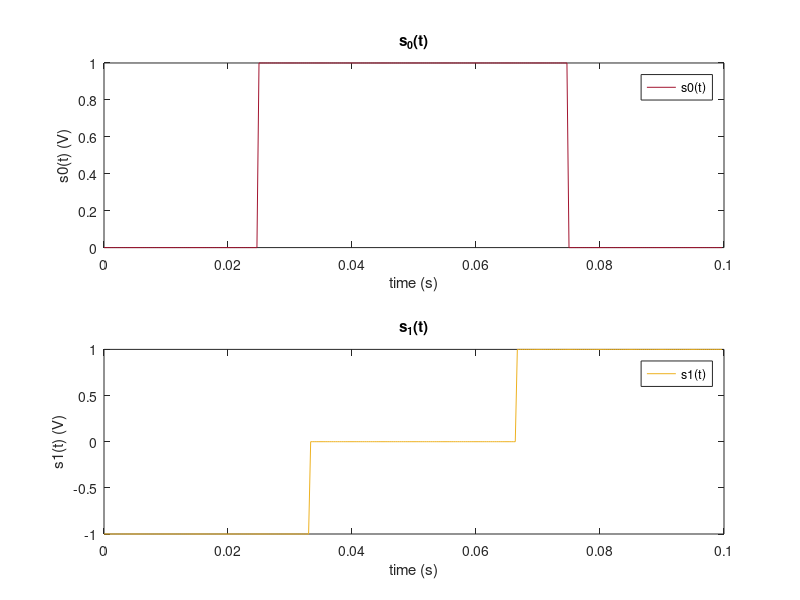
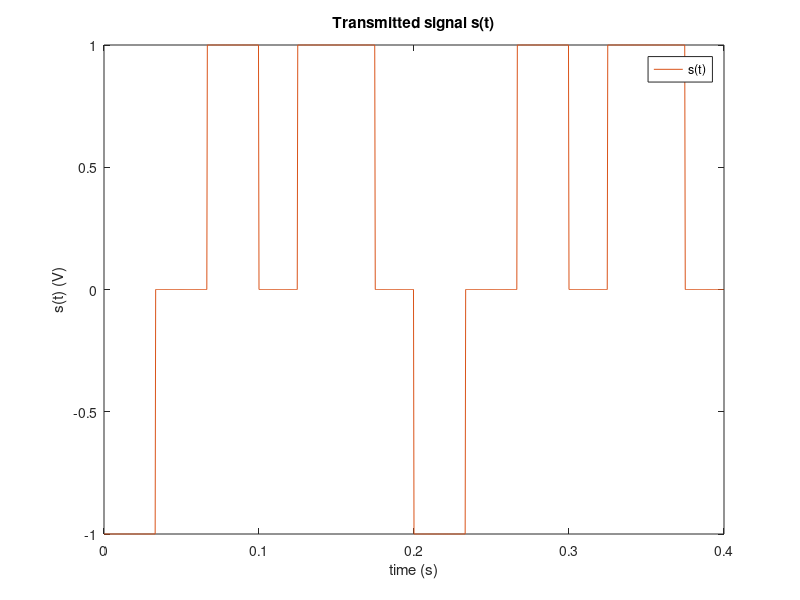
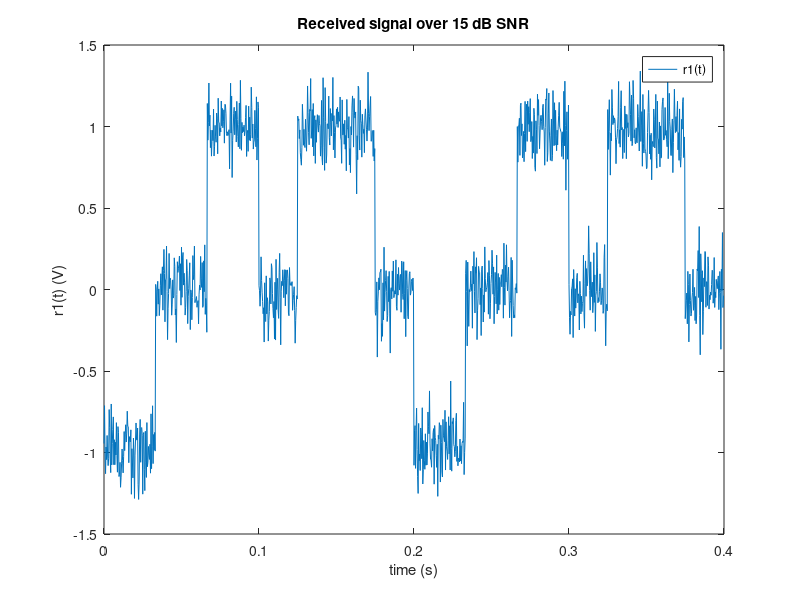
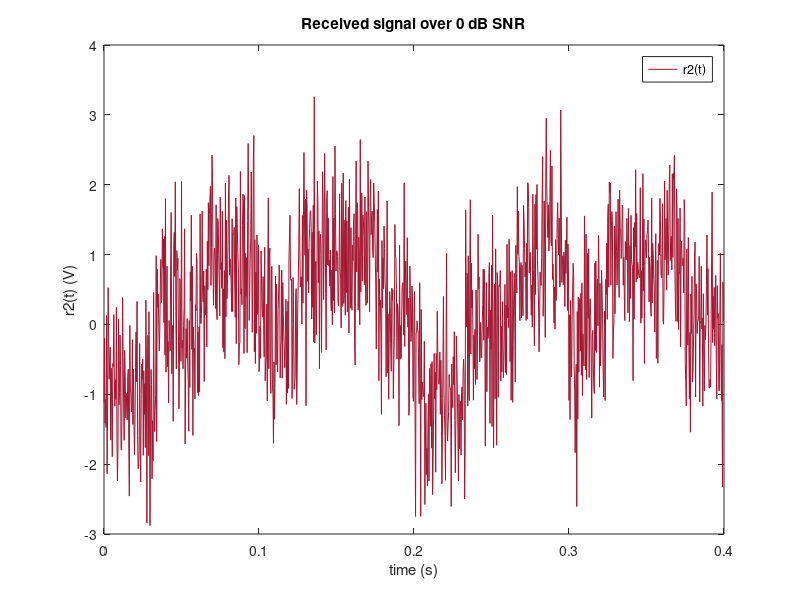

Source code (MATLAB) for these figures, in order:
clc;
clear all;
close all;
%% step a
Fs = 3000;
Td = 0.4;
Ts = 1/Fs;
t=0:Ts:(Td-Ts);
%% step b
N = 4;
Tb=Td/N;
%% step c
s0=[zeros(1,Tb/(4*Ts)) ones(1,Tb/(4*Ts)) ones(1,Tb/(4*Ts)) zeros(1,Tb/(4*Ts))];
s1=[(-1)*(ones(1,Tb/(3*Ts))) zeros(1,Tb/(3*Ts)) ones(1,Tb/(3*Ts))];

figure(1)
subplot(211)
plot(0:Ts:Tb-Ts,s0,"color","#A2142F");
xlabel("time (s)");
ylabel("s0(t) (V)");
legend("s0(t)");
title("s_0(t)");
subplot(212)
plot(0:Ts:Tb-Ts,s1,"color","#EDB120");
xlabel("time (s)");
ylabel("s1(t) (V)");
legend("s1(t)");
title("s_1(t)");
%% step d
b=[1 0 1 0];
st = [];
for k=1:length(b)
    if (b(k)==0)
        st =[st s0];
    else
        st =[st s1];
    end
end

figure(2)
plot(t,st,"color","#D95319");
xlabel("time (s)");
ylabel("s(t) (V)");
legend("s(t)");
title("Transmitted signal s(t)");
%% step e
Pavg= sum(abs(st).^2)/length(st);
display(Pavg);
%% step f
% r(t) = s(t) + n(t)
%% step g
snr_db=[15 0];
snr_lin(1)=10^(0.1*snr_db(1));
snr_lin(2)=10^(0.1*snr_db(2));
var(1)=Pavg/snr_lin(1);
var(2)=Pavg/snr_lin(2);
awgn1=sqrt(var(1))*randn(1,length(st));
awgn2=sqrt(var(2))*randn(1,length(st));
rt1 = st + awgn1;
rt2 = st + awgn2;

figure(3)
plot(t,rt1,"color","#0072BD");
xlabel("time (s)");
ylabel("r1(t) (V)");
legend("r1(t)");
title("Received signal over 15 dB SNR");

figure(4)
plot(t,rt2,"color","#A2142F");
xlabel("time (s)");
ylabel("r2(t) (V)");
legend("r2(t)");
title("Received signal over 0 dB SNR");
%% step h
Wb=Tb/Ts; % step i
r10=[];
r11=[];
r20=[];
r21=[];
for k=1:N
    sum10=0;
    sum11=0;
    sum20=0;
    sum21=0;
    for n=((k-1)*Wb+1):k*Wb
        sum10 = sum10+rt1(n).*s0((n-(k-1)*Wb));
        sum11 = sum11+rt1(n).*s1((n-(k-1)*Wb));
        sum20 = sum20+rt2(n).*s0((n-(k-1)*Wb));
        sum21 = sum21+rt2(n).*s1((n-(k-1)*Wb));
    end
    r10(k)=sum10;
    r11(k)=sum11;
    r20(k)=sum20;
    r21(k)=sum21;
end
% step k is applied also for snr_db = 0
%% step j
bn = 1:1:N;
figure(5)
scatter(bn,r10);
xlabel("b[n]");
hold on
scatter(bn,r11);
xlabel("b[n]");
ylabel("r0[b] and r1[b]");
legend("r0[b] for 15 dB SNR","r1[b] for 15 dB SNR");
title("Correlator Outputs r0[k] and r1[k] with respect to each b[n] for 15 dB SNR");

figure(6)
scatter(bn,r20);
xlabel("b[n]");
hold on
scatter(bn,r21);
xlabel("b[n]");
ylabel("r0[b] and r1[b]");
legend("r0[b] for 0 dB SNR","r1[b] for 0 dB SNR");
title("Correlator Outputs r0[k] and r1[k] with respect to each b[n] for 0 dB SNR");
